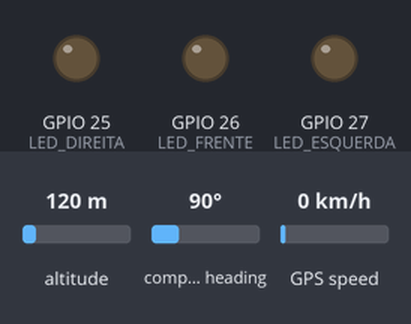
This sketch was run on a simulated ESP32. Parts: output pins drawn as LEDs (lit = HIGH). The inputs (shaded band) are chosen by the test bench; at power-on: GPS speed 0 km/h, compass heading 90°, altitude 120 m. The GPS gets a fix after 3 s at 37.7749, -122.4194 with 8 satellites; what the sketch prints to the serial monitor is not drawn.

Above: at 2.2 s.
2.3 s: GPS speed set to 4 km/h
At 4.1 s:
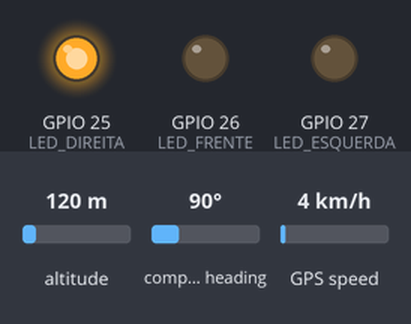
4.5 s: compass heading set to 97°
8.5 s: compass heading set to 109°
At 9.9 s:
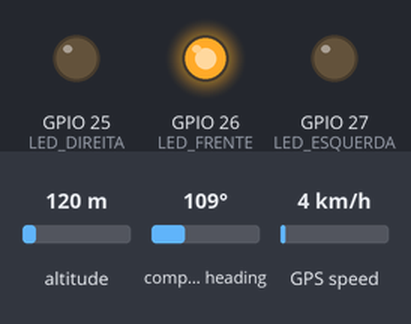
10.5 s: compass heading set to 126°
14.5 s: compass heading set to 137°
At 15.7 s:
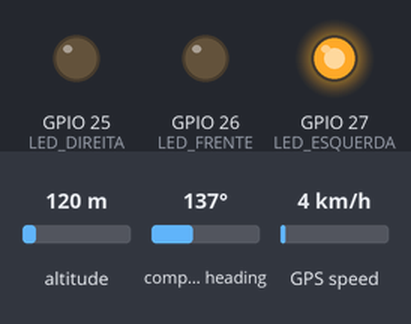
16.5 s: compass heading set to 7°
At 18.4 s:
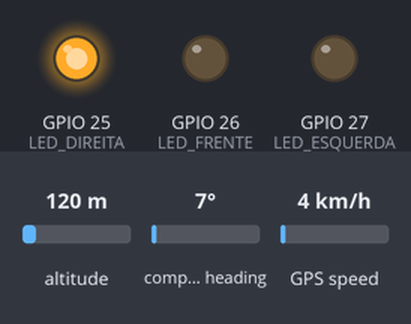
Timing chart, 0 to 19.5 s (numbered marks = the images above; inputs shaded):
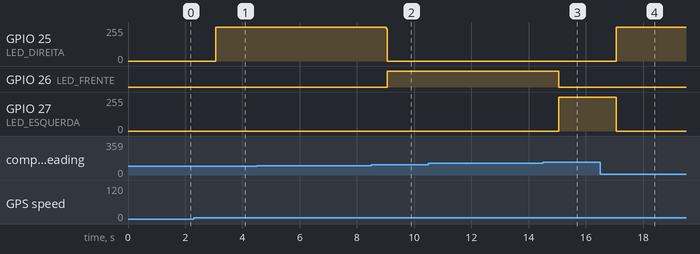

Measured:
- the behaviour switches between 2 and 3 km/h on GPS speed (found by bisection; images 0 and 1)
- the behaviour switches between 102 and 103° on compass heading (found by bisection; images 1 and 2)
- the behaviour switches between 132 and 133° on compass heading (found by bisection; images 2 and 3)
- after the input at 2.3 s, GPIO 25 (LED_DIREITA): 0/255 → 255/255 after 0.76 s
- after the input at 8.5 s, GPIO 25 (LED_DIREITA): 255/255 → 0/255 after 0.52 s; GPIO 26 (LED_FRENTE): LOW → HIGH after 0.56 s
- after the input at 14.5 s, GPIO 26 (LED_FRENTE): HIGH → LOW after 0.56 s; GPIO 27 (LED_ESQUERDA): 0/255 → 254/255 after 0.56 s
- after the input at 16.5 s, GPIO 25 (LED_DIREITA): 0/255 → 255/255 after 0.56 s; GPIO 27 (LED_ESQUERDA): 254/255 → 0/255 after 0.56 s

The sketch:

radar.ino
```cpp
#include <TinyGPSPlus.h>
#include <HardwareSerial.h>

// Coordenadas de Destino
const double DESTINO_LAT = -21.897079;
const double DESTINO_LNG = -49.016867;

// Pinos dos LEDs
const int LED_ESQUERDA = 27;
const int LED_FRENTE   = 26;
const int LED_DIREITA  = 25;

// Pinos da Serial 2 para o GPS
const int RX_PIN = 16;
const int TX_PIN = 17;

TinyGPSPlus gps;
HardwareSerial gpsSerial(2);

// Variáveis para reter a última localização e rumo válidos
double ultimaLat = 0.0;
double ultimaLng = 0.0;
double ultimoRumo = 0.0;
bool temLocalizacaoValida = false;
bool temRumoValido = false;

// Variável para a trava de chegada (Histerese)
bool chegouNoDestino = false;

void setup() {
  Serial.begin(115200);
  delay(1000);
  gpsSerial.begin(9600, SERIAL_8N1, RX_PIN, TX_PIN);

  pinMode(LED_ESQUERDA, OUTPUT);
  pinMode(LED_FRENTE, OUTPUT);
  pinMode(LED_DIREITA, OUTPUT);

  Serial.println("Iniciando Rastreador GPS...");
  Serial.println("Aguardando fixacao inicial...");
}

void loop() {
  // Lê continuamente os dados do GPS
  while (gpsSerial.available() > 0) {
    gps.encode(gpsSerial.read());
  }

  // Atualiza cache com novas leituras válidas
  if (gps.location.isValid() && gps.location.isUpdated()) {
    ultimaLat = gps.location.lat();
    ultimaLng = gps.location.lng();
    temLocalizacaoValida = true;
  }

  // Atualiza o rumo apenas se estiver se movendo
  if (gps.course.isValid() && gps.speed.kmph() > 2.0) {
    ultimoRumo = gps.course.deg();
    temRumoValido = true;
  }

  // Processa navegação baseada no último estado conhecido
  if (temLocalizacaoValida) {
    double distancia = TinyGPSPlus::distanceBetween(
      ultimaLat, ultimaLng,
      DESTINO_LAT, DESTINO_LNG
    );

    // Lógica de Trava (Histerese) para evitar oscilação dos LEDs
    if (distancia < 5.0) {
      chegouNoDestino = true;  // Trava o status como chegou
    } else if (distancia > 15.0) {
      chegouNoDestino = false; // Destrava se afastar mais de 15 metros
    }

    // Se estiver no destino, pisca os LEDs e reinicia o loop
    if (chegouNoDestino) {
      Serial.println("DESTINO ALCANCADO!");
      piscarTodosLeds();
      return;
    }

    // Calcula o rumo até o alvo a partir da última posição conhecida
    double azimuteDestino = TinyGPSPlus::courseTo(
      ultimaLat, ultimaLng,
      DESTINO_LAT, DESTINO_LNG
    );

    // Atualiza os LEDs direcionais se tiver um rumo válido
    if (temRumoValido) {
      double diferenca = azimuteDestino - ultimoRumo;

      // Normaliza entre -180 e +180 graus
      if (diferenca > 180.0) diferenca -= 360.0;
      if (diferenca < -180.0) diferenca += 360.0;

      atualizarLeds(diferenca);

      // Aviso no monitor serial
      if (gps.location.age() > 2000) {
        Serial.print("[SEM FIX ATUAL - USANDO CACHE] ");
      }
      Serial.print("Distancia: "); Serial.print(distancia);
      Serial.print("m | Correcao: "); Serial.print(diferenca); Serial.println(" deg");
    } else {
      apagarLeds();
      Serial.println("Movimente-se para calibrar o rumo...");
    }
  }
}

void atualizarLeds(double angulo) {
  apagarLeds();
  if (angulo < -15.0) {
    digitalWrite(LED_ESQUERDA, HIGH);
  } else if (angulo > 15.0) {
    digitalWrite(LED_DIREITA, HIGH);
  } else {
    digitalWrite(LED_FRENTE, HIGH);
  }
}

void apagarLeds() {
  digitalWrite(LED_ESQUERDA, LOW);
  digitalWrite(LED_FRENTE, LOW);
  digitalWrite(LED_DIREITA, LOW);
}

void piscarTodosLeds() {
  digitalWrite(LED_ESQUERDA, HIGH);
  digitalWrite(LED_FRENTE, HIGH);
  digitalWrite(LED_DIREITA, HIGH);
  delay(30);
  apagarLeds();
  delay(30);
}
```
